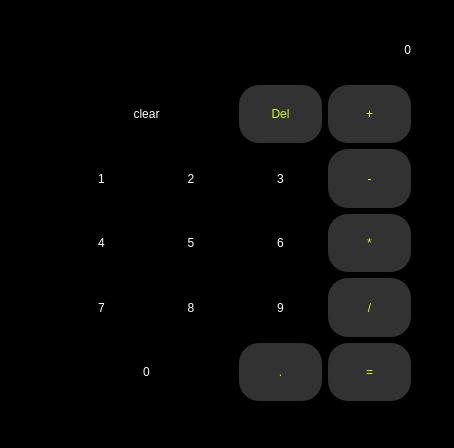
<?xml version="1.0" encoding="UTF-8"?>
<ui version="4.0">
 <class>pushButton_1</class>
 <widget class="QMainWindow" name="pushButton_1">
  <property name="geometry">
   <rect>
    <x>0</x>
    <y>0</y>
    <width>454</width>
    <height>448</height>
   </rect>
  </property>
  <property name="windowTitle">
   <string>calculator</string>
  </property>
  <property name="styleSheet">
   <string notr="true">
background-color: rgb(0, 0, 0);</string>
  </property>
  <widget class="QWidget" name="centralwidget">
   <property name="styleSheet">
    <string notr="true">QMainWindow {
    background-color: #E0E0E0;
}
</string>
   </property>
   <widget class="QWidget" name="gridLayoutWidget">
    <property name="geometry">
     <rect>
      <x>60</x>
      <y>20</y>
      <width>351</width>
      <height>381</height>
     </rect>
    </property>
    <property name="sizePolicy">
     <sizepolicy hsizetype="MinimumExpanding" vsizetype="Preferred">
      <horstretch>0</horstretch>
      <verstretch>0</verstretch>
     </sizepolicy>
    </property>
    <layout class="QGridLayout" name="gridLayout">
     <item row="5" column="0" colspan="2">
      <widget class="QPushButton" name="push_0">
       <property name="sizePolicy">
        <sizepolicy hsizetype="MinimumExpanding" vsizetype="Preferred">
         <horstretch>0</horstretch>
         <verstretch>0</verstretch>
        </sizepolicy>
       </property>
       <property name="styleSheet">
        <string notr="true">QPushButton {
    background-color: qlineargradient(x1:0, y1:0, x2:1, y2:1,
        stop:0 rgb(0, 191, 255), stop:1 rgb(0, 128, 255));
    color: white;
    border-radius: 30px;
    font: 75 18pt &quot;Segoe UI&quot;;
}
QPushButton:hover {
    background-color: rgb(0, 150, 220);
}
</string>
       </property>
       <property name="text">
        <string>0</string>
       </property>
      </widget>
     </item>
     <item row="3" column="2">
      <widget class="QPushButton" name="push_6">
       <property name="sizePolicy">
        <sizepolicy hsizetype="MinimumExpanding" vsizetype="Preferred">
         <horstretch>0</horstretch>
         <verstretch>0</verstretch>
        </sizepolicy>
       </property>
       <property name="styleSheet">
        <string notr="true">QPushButton {
    background-color: qlineargradient(x1:0, y1:0, x2:1, y2:1,
        stop:0 rgb(0, 191, 255), stop:1 rgb(0, 128, 255));
    color: white;
    border-radius: 30px;
    font: 75 18pt &quot;Segoe UI&quot;;
}
QPushButton:hover {
    background-color: rgb(0, 150, 220);
}

</string>
       </property>
       <property name="text">
        <string>6</string>
       </property>
      </widget>
     </item>
     <item row="2" column="1">
      <widget class="QPushButton" name="push_2">
       <property name="sizePolicy">
        <sizepolicy hsizetype="MinimumExpanding" vsizetype="Preferred">
         <horstretch>0</horstretch>
         <verstretch>0</verstretch>
        </sizepolicy>
       </property>
       <property name="styleSheet">
        <string notr="true">QPushButton {
    background-color: qlineargradient(x1:0, y1:0, x2:1, y2:1,
        stop:0 rgb(0, 191, 255), stop:1 rgb(0, 128, 255));
    color: white;
    border-radius: 30px;
    font: 75 18pt &quot;Segoe UI&quot;;
}
QPushButton:hover {
    background-color: rgb(0, 150, 220);
}
</string>
       </property>
       <property name="text">
        <string>2</string>
       </property>
      </widget>
     </item>
     <item row="1" column="2">
      <widget class="QPushButton" name="push_del">
       <property name="sizePolicy">
        <sizepolicy hsizetype="MinimumExpanding" vsizetype="Preferred">
         <horstretch>0</horstretch>
         <verstretch>0</verstretch>
        </sizepolicy>
       </property>
       <property name="styleSheet">
        <string notr="true">QPushButton {
    background-color: rgb(50, 50, 50);
    color: rgb(204, 255, 0);
    border-radius: 20px;
    font: 600 17pt &quot;Segoe UI&quot;;
}
QPushButton:hover {
    background-color: rgb(80, 80, 80);
    color: rgb(255, 255, 102);
}
</string>
       </property>
       <property name="text">
        <string>Del</string>
       </property>
      </widget>
     </item>
     <item row="1" column="3">
      <widget class="QPushButton" name="pushButton_10">
       <property name="sizePolicy">
        <sizepolicy hsizetype="MinimumExpanding" vsizetype="Preferred">
         <horstretch>0</horstretch>
         <verstretch>0</verstretch>
        </sizepolicy>
       </property>
       <property name="styleSheet">
        <string notr="true">QPushButton {
    background-color: rgb(50, 50, 50);
    color: rgb(204, 255, 0);
    border-radius: 20px;
    font: 600 17pt &quot;Segoe UI&quot;;
}
QPushButton:hover {
    background-color: rgb(80, 80, 80);
    color: rgb(255, 255, 102);
}
</string>
       </property>
       <property name="text">
        <string>+</string>
       </property>
      </widget>
     </item>
     <item row="5" column="2">
      <widget class="QPushButton" name="push_dot">
       <property name="sizePolicy">
        <sizepolicy hsizetype="MinimumExpanding" vsizetype="Preferred">
         <horstretch>0</horstretch>
         <verstretch>0</verstretch>
        </sizepolicy>
       </property>
       <property name="styleSheet">
        <string notr="true">QPushButton {
    background-color: rgb(50, 50, 50);
    color: rgb(204, 255, 0);
    border-radius: 20px;
    font: 600 17pt &quot;Segoe UI&quot;;
}
QPushButton:hover {
    background-color: rgb(80, 80, 80);
    color: rgb(255, 255, 102);
}
</string>
       </property>
       <property name="text">
        <string>.</string>
       </property>
      </widget>
     </item>
     <item row="5" column="3">
      <widget class="QPushButton" name="push_equal">
       <property name="sizePolicy">
        <sizepolicy hsizetype="MinimumExpanding" vsizetype="Preferred">
         <horstretch>0</horstretch>
         <verstretch>0</verstretch>
        </sizepolicy>
       </property>
       <property name="styleSheet">
        <string notr="true">QPushButton {
    background-color: rgb(50, 50, 50);
    color: rgb(204, 255, 0);
    border-radius: 20px;
    font: 600 17pt &quot;Segoe UI&quot;;
}
QPushButton:hover {
    background-color: rgb(80, 80, 80);
    color: rgb(255, 255, 102);
}
</string>
       </property>
       <property name="text">
        <string>=</string>
       </property>
      </widget>
     </item>
     <item row="3" column="3">
      <widget class="QPushButton" name="psuh_multi">
       <property name="sizePolicy">
        <sizepolicy hsizetype="MinimumExpanding" vsizetype="Preferred">
         <horstretch>0</horstretch>
         <verstretch>0</verstretch>
        </sizepolicy>
       </property>
       <property name="styleSheet">
        <string notr="true">QPushButton {
    background-color: rgb(50, 50, 50);
    color: rgb(204, 255, 0);
    border-radius: 20px;
    font: 600 17pt &quot;Segoe UI&quot;;
}
QPushButton:hover {
    background-color: rgb(80, 80, 80);
    color: rgb(255, 255, 102);
}
</string>
       </property>
       <property name="text">
        <string>*</string>
       </property>
      </widget>
     </item>
     <item row="2" column="0">
      <widget class="QPushButton" name="push_1">
       <property name="sizePolicy">
        <sizepolicy hsizetype="MinimumExpanding" vsizetype="Preferred">
         <horstretch>0</horstretch>
         <verstretch>0</verstretch>
        </sizepolicy>
       </property>
       <property name="styleSheet">
        <string notr="true">QPushButton {
    background-color: qlineargradient(x1:0, y1:0, x2:1, y2:1,
        stop:0 rgb(0, 191, 255), stop:1 rgb(0, 128, 255));
    color: white;
    border-radius: 30px;
    font: 75 18pt &quot;Segoe UI&quot;;
}
QPushButton:hover {
    background-color: rgb(0, 150, 220);
}
</string>
       </property>
       <property name="text">
        <string>1</string>
       </property>
      </widget>
     </item>
     <item row="3" column="0">
      <widget class="QPushButton" name="push_4">
       <property name="sizePolicy">
        <sizepolicy hsizetype="MinimumExpanding" vsizetype="Preferred">
         <horstretch>0</horstretch>
         <verstretch>0</verstretch>
        </sizepolicy>
       </property>
       <property name="styleSheet">
        <string notr="true">QPushButton {
    background-color: qlineargradient(x1:0, y1:0, x2:1, y2:1,
        stop:0 rgb(0, 191, 255), stop:1 rgb(0, 128, 255));
    color: white;
    border-radius: 30px;
    font: 75 18pt &quot;Segoe UI&quot;;
}
QPushButton:hover {
    background-color: rgb(0, 150, 220);
}
</string>
       </property>
       <property name="text">
        <string>4</string>
       </property>
      </widget>
     </item>
     <item row="3" column="1">
      <widget class="QPushButton" name="push_5">
       <property name="sizePolicy">
        <sizepolicy hsizetype="MinimumExpanding" vsizetype="Preferred">
         <horstretch>0</horstretch>
         <verstretch>0</verstretch>
        </sizepolicy>
       </property>
       <property name="styleSheet">
        <string notr="true">QPushButton {
    background-color: qlineargradient(x1:0, y1:0, x2:1, y2:1,
        stop:0 rgb(0, 191, 255), stop:1 rgb(0, 128, 255));
    color: white;
    border-radius: 30px;
    font: 75 18pt &quot;Segoe UI&quot;;
}
QPushButton:hover {
    background-color: rgb(0, 150, 220);
}
</string>
       </property>
       <property name="text">
        <string>5</string>
       </property>
      </widget>
     </item>
     <item row="4" column="2">
      <widget class="QPushButton" name="push_9">
       <property name="sizePolicy">
        <sizepolicy hsizetype="MinimumExpanding" vsizetype="Preferred">
         <horstretch>0</horstretch>
         <verstretch>0</verstretch>
        </sizepolicy>
       </property>
       <property name="styleSheet">
        <string notr="true">QPushButton {
    background-color: qlineargradient(x1:0, y1:0, x2:1, y2:1,
        stop:0 rgb(0, 191, 255), stop:1 rgb(0, 128, 255));
    color: white;
    border-radius: 30px;
    font: 75 18pt &quot;Segoe UI&quot;;
}
QPushButton:hover {
    background-color: rgb(0, 150, 220);
}

</string>
       </property>
       <property name="text">
        <string>9</string>
       </property>
      </widget>
     </item>
     <item row="4" column="0">
      <widget class="QPushButton" name="push_7">
       <property name="sizePolicy">
        <sizepolicy hsizetype="MinimumExpanding" vsizetype="Preferred">
         <horstretch>0</horstretch>
         <verstretch>0</verstretch>
        </sizepolicy>
       </property>
       <property name="styleSheet">
        <string notr="true">QPushButton {
    background-color: qlineargradient(x1:0, y1:0, x2:1, y2:1,
        stop:0 rgb(0, 191, 255), stop:1 rgb(0, 128, 255));
    color: white;
    border-radius: 30px;
    font: 75 18pt &quot;Segoe UI&quot;;
}
QPushButton:hover {
    background-color: rgb(0, 150, 220);
}
</string>
       </property>
       <property name="text">
        <string>7</string>
       </property>
      </widget>
     </item>
     <item row="4" column="3">
      <widget class="QPushButton" name="push_div">
       <property name="sizePolicy">
        <sizepolicy hsizetype="MinimumExpanding" vsizetype="Preferred">
         <horstretch>0</horstretch>
         <verstretch>0</verstretch>
        </sizepolicy>
       </property>
       <property name="styleSheet">
        <string notr="true">QPushButton {
    background-color: rgb(50, 50, 50);
    color: rgb(204, 255, 0);
    border-radius: 20px;
    font: 600 17pt &quot;Segoe UI&quot;;
}
QPushButton:hover {
    background-color: rgb(80, 80, 80);
    color: rgb(255, 255, 102);
}
</string>
       </property>
       <property name="text">
        <string>/</string>
       </property>
      </widget>
     </item>
     <item row="2" column="2">
      <widget class="QPushButton" name="push_3">
       <property name="sizePolicy">
        <sizepolicy hsizetype="MinimumExpanding" vsizetype="Preferred">
         <horstretch>0</horstretch>
         <verstretch>0</verstretch>
        </sizepolicy>
       </property>
       <property name="styleSheet">
        <string notr="true">QPushButton {
    background-color: qlineargradient(x1:0, y1:0, x2:1, y2:1,
        stop:0 rgb(0, 191, 255), stop:1 rgb(0, 128, 255));
    color: white;
    border-radius: 30px;
    font: 75 18pt &quot;Segoe UI&quot;;
}
QPushButton:hover {
    background-color: rgb(0, 150, 220);
}
</string>
       </property>
       <property name="text">
        <string>3</string>
       </property>
      </widget>
     </item>
     <item row="2" column="3">
      <widget class="QPushButton" name="push_minus">
       <property name="sizePolicy">
        <sizepolicy hsizetype="MinimumExpanding" vsizetype="Preferred">
         <horstretch>0</horstretch>
         <verstretch>0</verstretch>
        </sizepolicy>
       </property>
       <property name="styleSheet">
        <string notr="true">QPushButton {
    background-color: rgb(50, 50, 50);
    color: rgb(204, 255, 0);
    border-radius: 20px;
    font: 600 17pt &quot;Segoe UI&quot;;
}
QPushButton:hover {
    background-color: rgb(80, 80, 80);
    color: rgb(255, 255, 102);
}
</string>
       </property>
       <property name="text">
        <string>-</string>
       </property>
      </widget>
     </item>
     <item row="4" column="1">
      <widget class="QPushButton" name="push_8">
       <property name="sizePolicy">
        <sizepolicy hsizetype="MinimumExpanding" vsizetype="Preferred">
         <horstretch>0</horstretch>
         <verstretch>0</verstretch>
        </sizepolicy>
       </property>
       <property name="styleSheet">
        <string notr="true">QPushButton {
    background-color: qlineargradient(x1:0, y1:0, x2:1, y2:1,
        stop:0 rgb(0, 191, 255), stop:1 rgb(0, 128, 255));
    color: white;
    border-radius: 30px;
    font: 75 18pt &quot;Segoe UI&quot;;
}
QPushButton:hover {
    background-color: rgb(0, 150, 220);
}
</string>
       </property>
       <property name="text">
        <string>8</string>
       </property>
      </widget>
     </item>
     <item row="1" column="0" colspan="2">
      <widget class="QPushButton" name="push_clear">
       <property name="sizePolicy">
        <sizepolicy hsizetype="MinimumExpanding" vsizetype="Preferred">
         <horstretch>0</horstretch>
         <verstretch>0</verstretch>
        </sizepolicy>
       </property>
       <property name="styleSheet">
        <string notr="true">QPushButton {
    background-color: qlineargradient(x1:0, y1:0, x2:1, y2:1,
        stop:0 rgb(0, 191, 255), stop:1 rgb(0, 128, 255));
    color: white;
    border-radius: 30px;
    font: 75 18pt &quot;Segoe UI&quot;;
}
QPushButton:hover {
    background-color: rgb(0, 150, 220);
}
</string>
       </property>
       <property name="text">
        <string>clear</string>
       </property>
      </widget>
     </item>
     <item row="0" column="0" colspan="4">
      <widget class="QLabel" name="label">
       <property name="styleSheet">
        <string notr="true">font: 75 14pt &quot;MS Shell Dlg 2&quot;;
font: 75 28pt &quot;MS Shell Dlg 2&quot;;
font: 75 24pt &quot;MS Shell Dlg 2&quot;;
color: rgb(255, 255, 255);</string>
       </property>
       <property name="text">
        <string>0</string>
       </property>
       <property name="alignment">
        <set>Qt::AlignRight|Qt::AlignTrailing|Qt::AlignVCenter</set>
       </property>
      </widget>
     </item>
    </layout>
   </widget>
  </widget>
  <widget class="QMenuBar" name="menubar">
   <property name="geometry">
    <rect>
     <x>0</x>
     <y>0</y>
     <width>454</width>
     <height>21</height>
    </rect>
   </property>
  </widget>
  <widget class="QStatusBar" name="statusbar"/>
 </widget>
 <resources/>
 <connections/>
</ui>
